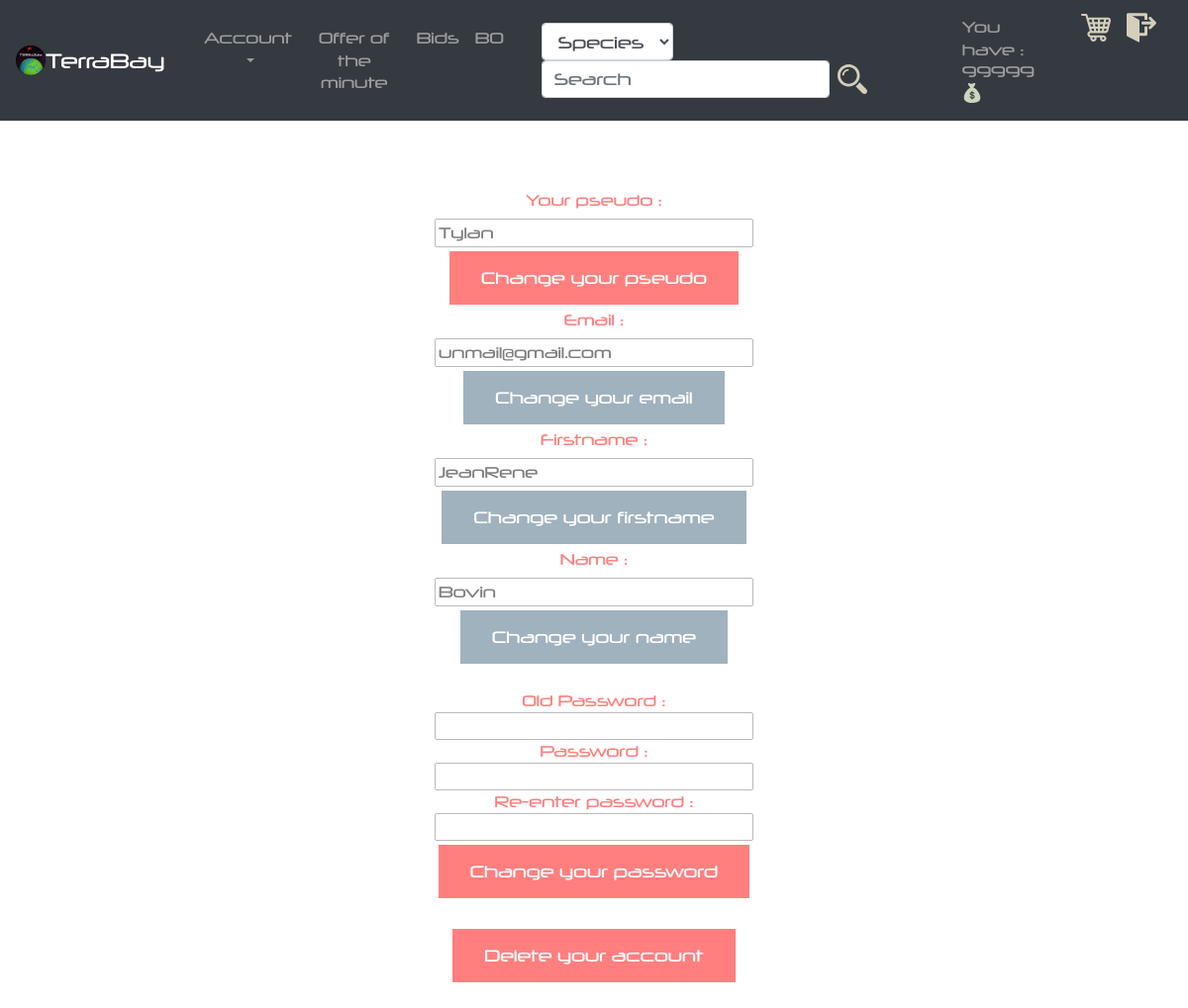
Screenshot of /controller/account_settings.php (signed in) with the database file from the repository.
### tables this page shows
CREATE TABLE IF NOT EXISTS `users` (
  `id_user` INT(11) NOT NULL AUTO_INCREMENT,
  `pseudo` VARCHAR(45) NOT NULL,
  `email` VARCHAR(45) NOT NULL,
  `firstname` VARCHAR(45) NOT NULL,
  `name` VARCHAR(45) NOT NULL,
  `note` DECIMAL(2,1) NOT NULL DEFAULT '2.5',
  `vote_nbr` INT(11) NULL DEFAULT 1,
  `password` VARCHAR(45) NOT NULL,
  `balance` DECIMAL(65,2) NOT NULL DEFAULT '2500.00',
  `status` ENUM('user', 'admin') NOT NULL DEFAULT 'user',
  `photo_path` VARCHAR(100) NULL,
  PRIMARY KEY (`id_user`));

### controller/account_settings.php (called while the page is built, shortened)
<?php
	require_once("db_connexion.php");
	include("../view/header.php");
	include("../view/account_settings.php");
?>

### view/account_settings.php (the view, shortened to what this page needs)
<?php
	require_once("../controller/db_connexion.php");
	$data = $db_connexion->query("SELECT * FROM users WHERE pseudo='".$_SESSION["pseudo"]."'")->fetch();
?>
<center><h2>Account Settings</h2></center>
<div id="box1"><br>
<form action='../controller/account_settings.php' method='POST'>
	<label for='pseudo'> Your pseudo : </label><input type='text' size='25' name='pseudo' value= <?php echo $data["pseudo"] ?>>
	<button class="button2">Change your pseudo</button><br>
</form>
<form action='../controller/account_settings.php' method='POST'>
							<label for='email'> Email : </label><input type='text' size='25' name='email' value= <?php echo $data["email"] ?>>
							<button class="button1">Change your email</button><br>
						</form>
						<form action='../controller/account_settings.php' method='POST'>
							<label for='firstname'> Firstname : </label><input type='text' size='25' name='firstname' value=<?php echo $data["firstname"]?>>
							<button class="button1">Change your firstname</button><br>
						</form>
						<form action='../controller/account_settings.php' method='POST'>
							<label for='name'>      Name : </label><input type='text' size='25' name='name' value=<?php echo $data["name"] ?>>
							<button class="button1">Change your name</button><br>
						</form><br>
						<form action='../controller/account_settings.php' method='POST'>
							Old Password : <br><input type='password' size='25' name='password' value=''><br>
							Password : <br><input type='password' size='25' name='password1' value=''><br>
							Re-enter password : <br><input type='password' size='25' name='password2' value=''><br>
							<button class="button2">Change your password</button><br>
						</form><br>
						<form action='../controller/account_settings.php' method='POST'>
							<button class="button2" name='account' value='delete'> Delete your account</button>
						</form>
		?><br>
	</div>
	</body>
</html>

### view/css/style.css (style rules this page uses)
body { background-image: url("../../view/images/background1.jpg"); background-size: 100%; color : white; overflow-X:hidden; font-family: "neuropol"; font-size: 15px; background-attachment: fixed; }
label { display : block; }
h2 { font-family: "telemarines"; }
#box1 { background-color :white; opacity: 0.5; border-radius: 5px; width :30%; text-align : center; margin:auto; color:red; }
.button1 { background-color: #43677d; border: none; color: white; padding: 15px 32px; text-align: center; text-decoration: none; display: inline-block; font-size: 16px; margin: 4px 2px; cursor: pointer; -webkit-transition-duration: 0.4s; transition-duration: 0.4s; opacity: 1; }
.button2 { background-color: red; border: none; color: white; padding: 15px 32px; text-align: center; text-decoration: none; display: inline-block; font-size: 16px; margin: 4px 2px; cursor: pointer; -webkit-transition-duration: 0.4s; transition-duration: 0.4s; opacity: 1; }

### rows the page displays
users: pseudo "Tylan", email "unmail@gmail.com", firstname "JeanRene", name "Bovin"

### other values shown
$_SESSION['monney'] "99999"
